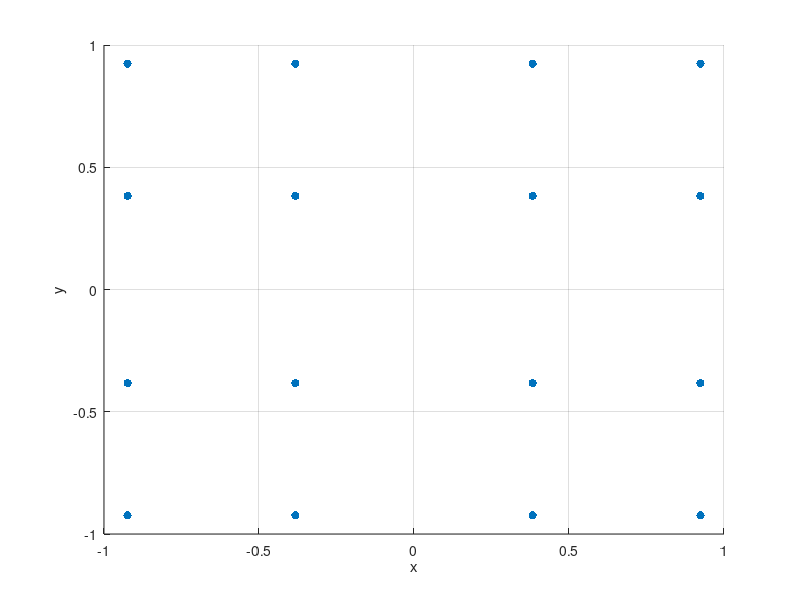
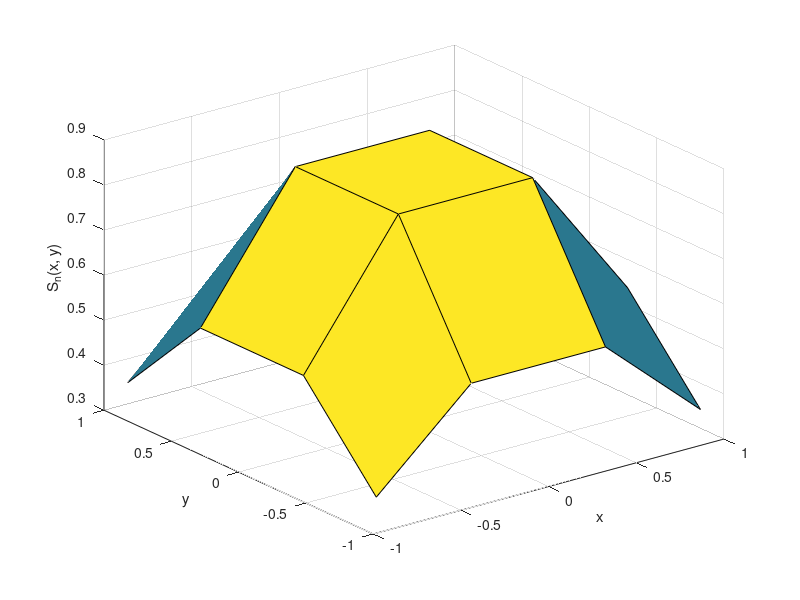

The MATLAB source for these figures, in order:
% 定義切比雪夫節點
n = 4; % 切比雪夫多項式的階數
x = cos((2*(1:n)-1) * pi / (2*n));
y = cos((2*(1:n)-1) * pi / (2*n));

% 計算插值多項式 S_n(x, y)
[X, Y] = meshgrid(x, y);
Sn = cos(X) .* cos(Y);

% 顯示切比雪夫節點和插值多項式
figure;
scatter(X(:), Y(:), 'filled');
%title('切比雪夫節點');
xlabel('x');
ylabel('y');
grid on;

figure;
surf(X, Y, Sn);
%title('切比雪夫插值多項式 S_n(x, y)');
xlabel('x');
ylabel('y');
zlabel('S_n(x, y)');
grid on;
